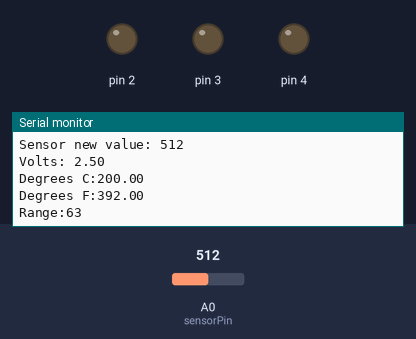
A sketch run on a simulated Arduino Uno, built with avr-gcc and run on an emulated ATmega328P. On the bench: output pins drawn as LEDs (lit = HIGH), the last lines printed to the serial monitor. Inputs (shaded band) come from the test bench; at power-on: A0 (sensorPin) = 512.

Above: at 1.3 s.
1.4 s: A0 (sensorPin) set to 708
At 1.57 s:
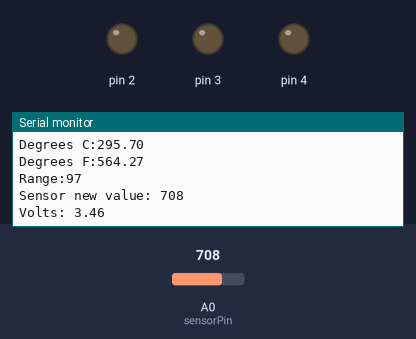
4.4 s: A0 (sensorPin) set to 728
At 4.63 s:
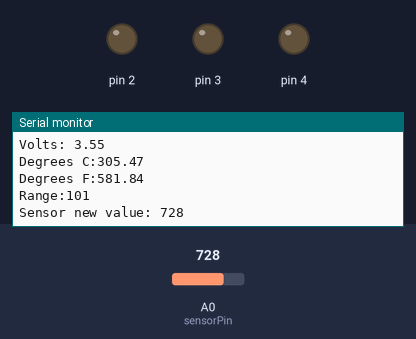
Timing chart, 0 to 7.4 s (numbered marks = the images above; inputs shaded):
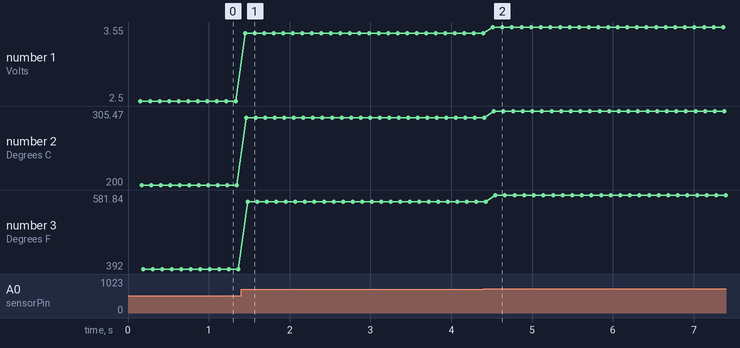

The sketch:

LoveOMeter.ino
```cpp
const int sensorPin = A0;
float coldEndpoint = 80.0;
float hotEndpoint = 85.0;
float interval = hotEndpoint - coldEndpoint;
float baselineTemp = 0.0;

void setup() {
  // put your setup code here, to run once:
  Serial.begin(9600);

  for (int pinNum = 2; pinNum < 5; pinNum++)
  {
    pinMode(pinNum, OUTPUT);
    digitalWrite(pinNum, LOW);
  }

  delay(100);
  baselineTemp = analogRead(sensorPin);
  Serial.print("Sensor baseline value: ");
  Serial.print(baselineTemp);
}

void loop() {
  // put your main code here, to run repeatedly:
  int sensorValue = analogRead(sensorPin);
  Serial.print("Sensor new value: ");
  Serial.println(sensorValue);

  //convert ADC to voltage
  float voltage = (sensorValue / 1024.0) * 5.0;
  float temperature = (voltage - .5) * 100;
  float tempF = (temperature * 9 / 5.0) + 32;

  Serial.print("Volts: ");
  Serial.println(voltage);

  Serial.print("Degrees C:");
  Serial.println(temperature);


  Serial.print("Degrees F:");
  Serial.println(tempF);

  SetLEDs(Calculate(tempF));

}

int Calculate(float rtTemp)
{
  return ceil((rtTemp - coldEndpoint) / interval);
}

void SetLEDs(int range)
{
  Serial.print("Range:");
  Serial.println(range);

  if(range == 1)
  {
    digitalWrite(2, HIGH);
    digitalWrite(3, LOW);
    digitalWrite(4, LOW);
  }
  else if (range == 2)
  {
    digitalWrite(2, HIGH);
    digitalWrite(3, HIGH);
    digitalWrite(4, LOW);
  }
  else if (range == 3)
  {
    digitalWrite(2, HIGH);
    digitalWrite(3, HIGH);
    digitalWrite(4, HIGH);
  }
  delay(100);
}
```

Measured:
- the behaviour switches between 720 and 721 on A0 (sensorPin) (found by bisection; images 1 and 2)
- after the input at 1.4 s, the serial monitor: prints a new line at once (image 1)
- after the input at 4.4 s, the serial monitor: prints a new line after 0.09 s (image 2)
- plotted number 1: 2.5 → 3.46 after the input at 1.4 s, 3.46 → 3.55 after the input at 4.4 s
- plotted number 2: 200 → 295.7 after the input at 1.4 s, 295.7 → 305.47 after the input at 4.4 s
- plotted number 3: 392 → 564.27 after the input at 1.4 s, 564.27 → 581.84 after the input at 4.4 s
